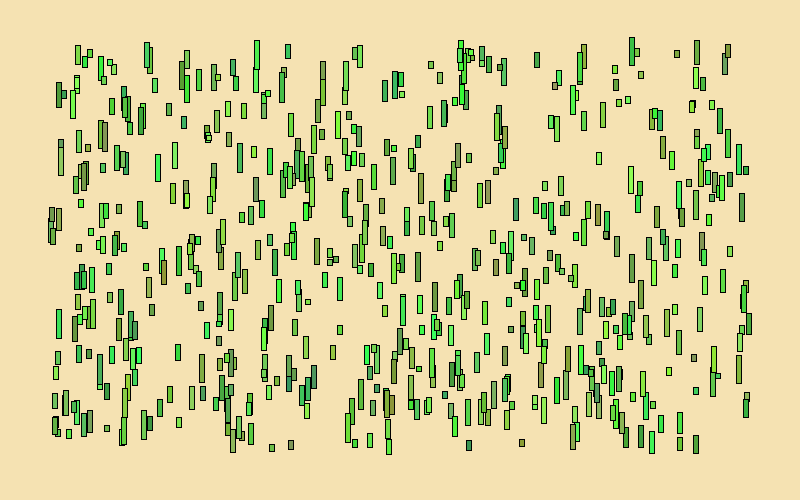
Frame 1 (no input)
Frame 60 (the mouse pressed at the canvas centre just before this capture): identical to frame 1, image omitted
Frame 120 (the mouse held since frame 60 and released just before this capture): identical to frame 1, image omitted

The Processing sketch that drew this single still picture (run headless with seeded random() and noise(); from frame 60 on, the mouse is pressed at the canvas centre):

// Processing sketch: Question_4
// ── Question_4.pde
class Grass
{
  float x;
  float y;
  float grassHeight;
  color grassColor;
}

//number of blades of grass to display - also the array limit
int numOfBlades = 600;

//declare and create new array
Grass[] bladesOfGrass = new Grass[numOfBlades]; 


void setup()
{
  size(800, 500);
  
  // initialize values of x and y, initialize / create new Object 
  for (int i = 0; i < numOfBlades; i++)
  {
    bladesOfGrass[i] = new Grass();
    bladesOfGrass[i].x = random(50, 750);
    bladesOfGrass[i].y = random(50, 450);
    bladesOfGrass[i].grassHeight = random (5, 30);
    bladesOfGrass[i].grassColor = color(random(50, 150) , random(150, 255), random(50, 100));
  }

}


void draw()
{
  background(245, 226, 178);
  
  drawGrass(bladesOfGrass); 
}



void drawGrass(Grass[] inputGrass)
{
  
  int grassWidth = 5;
  
  for (int i = 0; i < numOfBlades; i++)
  {
    rectMode(CENTER);
    stroke(0);
    fill(inputGrass[i].grassColor);
    rect(inputGrass[i].x, inputGrass[i].y, grassWidth, inputGrass[i].grassHeight);  
  
  }
    
}
